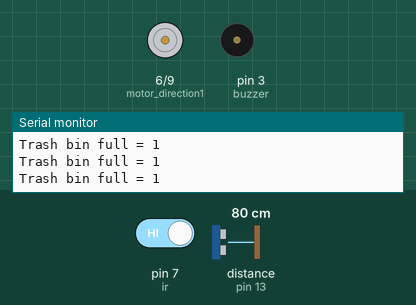
Bench run of a sketch on a simulated Arduino Uno, built with avr-gcc and run on an emulated ATmega328P. On the bench: motor-driver pin pairs drawn as motors (green arrow = first pin HIGH = forward, orange = second pin HIGH = backward, longer = more drive, scaled by the enable pin), buzzer (waves = sounding, pin HIGH), the last lines printed to the serial monitor. Wiring (inferred from the names in the program): ultrasonic range finder: trigger pin 12; echo pin 13. The test bench sets the inputs (shaded band); at power-on: distance to the obstacle (sensor on pin 13) 80 cm, pin 7 (ir) HIGH. The echo pulse lasts 58.3 µs per cm; pins used as bus, display or sensor lines are not drawn.

Above: at 1.4 s.
1.5 s: distance to the obstacle (sensor on pin 13) set to 28 cm
3.0 s: distance to the obstacle (sensor on pin 13) set to 23 cm
At 3.5 s:
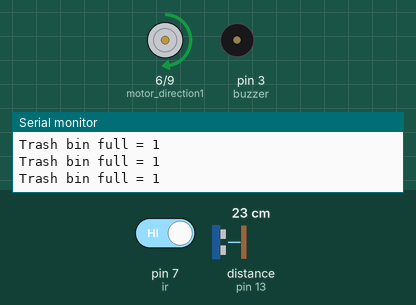
4.5 s: pin 7 (ir) driven LOW
At 6.6 s:
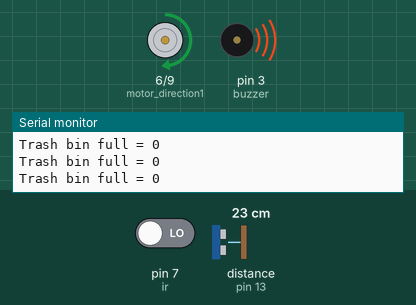
6.9 s: distance to the obstacle (sensor on pin 13) set to 4 cm
8.4 s: distance to the obstacle (sensor on pin 13) set to 2 cm
At 9.3 s:
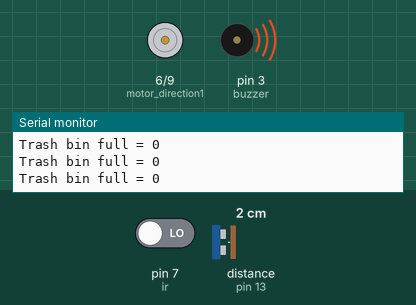
9.9 s: distance to the obstacle (sensor on pin 13) set to 5 cm
11.4 s: distance to the obstacle (sensor on pin 13) set to 8 cm
At 11.8 s:
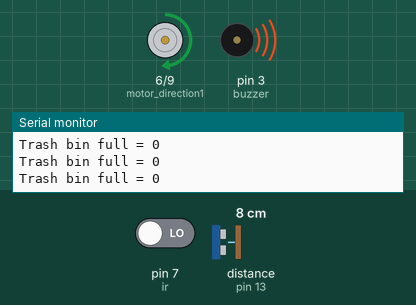
Timing chart, 0 to 13.9 s (numbered marks = the images above; inputs shaded):
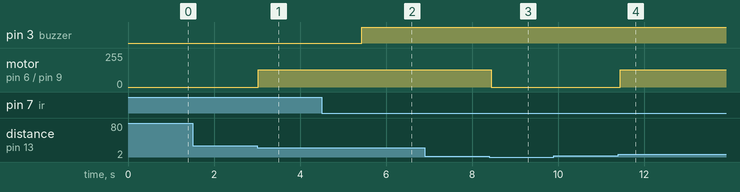

The sketch:

dc_motor_with_ultrasonic_sensor.ino
```cpp
char trigPin = 12;
char echoPin = 13;

char motor_speed = 5;
char motor_direction1 = 6;
char motor_direction2 = 9;

int duration = 0;
int distance = 0;


int ir=7;
//int led=8;
int buzzer = 3;
int value;


void setup() {
  pinMode(trigPin, OUTPUT);
  pinMode(echoPin, INPUT);

  pinMode(motor_direction1, OUTPUT);
  pinMode(motor_direction2, OUTPUT);
  pinMode(motor_speed, OUTPUT);


  Serial.begin(9600); //IR_code
  pinMode(7, INPUT);
  pinMode(buzzer, OUTPUT);
  //pinMode(13, OUTPUT);


}

void loop() {
  digitalWrite(trigPin, LOW);
  delayMicroseconds(2);
  digitalWrite(trigPin, HIGH);
  delayMicroseconds(10);
  digitalWrite(trigPin, LOW);

  duration = pulseIn(echoPin, HIGH);
  distance = ((duration*0.034)/2);

  if(distance < 2){
    digitalWrite(motor_direction1, LOW);
    digitalWrite(motor_direction2, LOW);
    analogWrite(motor_speed, 0);
  }
  else if(distance > 5 && distance < 25){
    digitalWrite(motor_direction1, HIGH);
    digitalWrite(motor_direction2, LOW);
    analogWrite(motor_speed, 128);
  }
  else if(distance > 25){
    digitalWrite(motor_direction1, LOW);
    digitalWrite(motor_direction2, LOW);
    analogWrite(motor_speed, 0);
  }

  value=digitalRead(ir);

  Serial.println("");
  Serial.print("Trash bin full = ");
  Serial.print(value);
  delay(600);

  if(value==0)      //Sensor not activated
  {
    digitalWrite(13, LOW);
    digitalWrite(buzzer, HIGH);
  }
  else         //Sensor Activated[when value is 0]
  {
    digitalWrite(13, HIGH);
    digitalWrite(buzzer, LOW);
  }

}
```

Measured:
- the behaviour switches between 26 and 25 cm on distance to the obstacle (sensor on pin 13) (found by bisection; images 0 and 1)
- the behaviour switches between 3 and 2 cm on distance to the obstacle (sensor on pin 13) (found by bisection; images 2 and 3)
- the behaviour switches between 6 and 7 cm on distance to the obstacle (sensor on pin 13) (found by bisection; images 3 and 4)
- after the input at 3.0 s, motor on pin 6 (motor_direction1) / pin 9 (motor_direction2): stopped → forward 128/255 at once
- after the input at 4.5 s, pin 3 (buzzer): LOW → HIGH after 0.93 s
- after the input at 8.4 s, motor on pin 6 (motor_direction1) / pin 9 (motor_direction2): forward 128/255 → stopped at once
- after the input at 11.4 s, motor on pin 6 (motor_direction1) / pin 9 (motor_direction2): stopped → forward 128/255 at once
